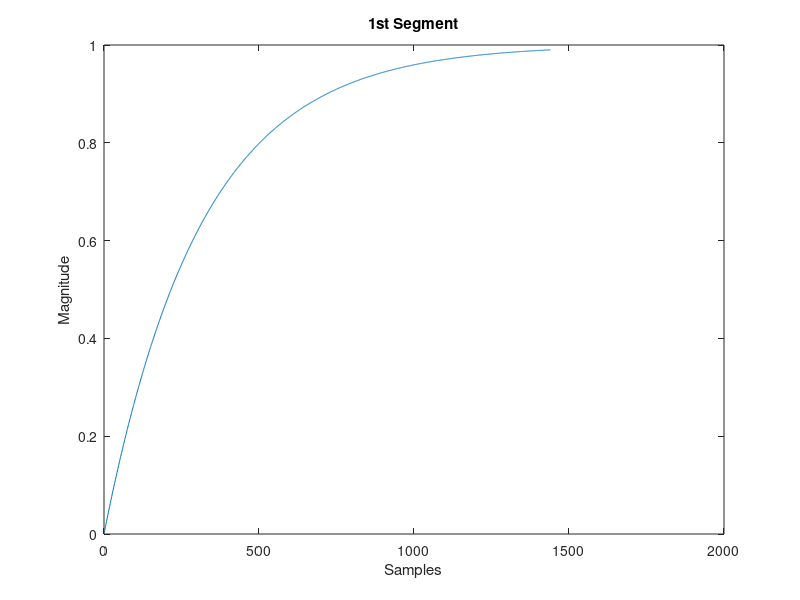
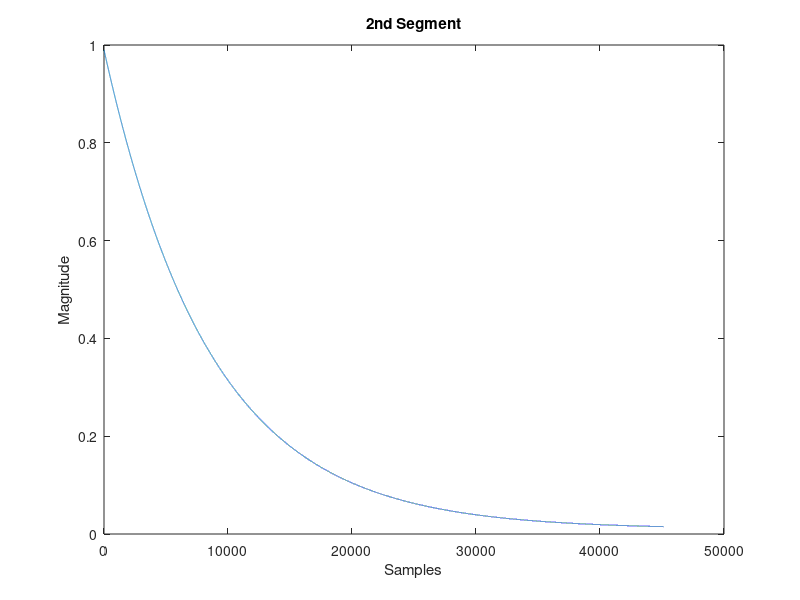
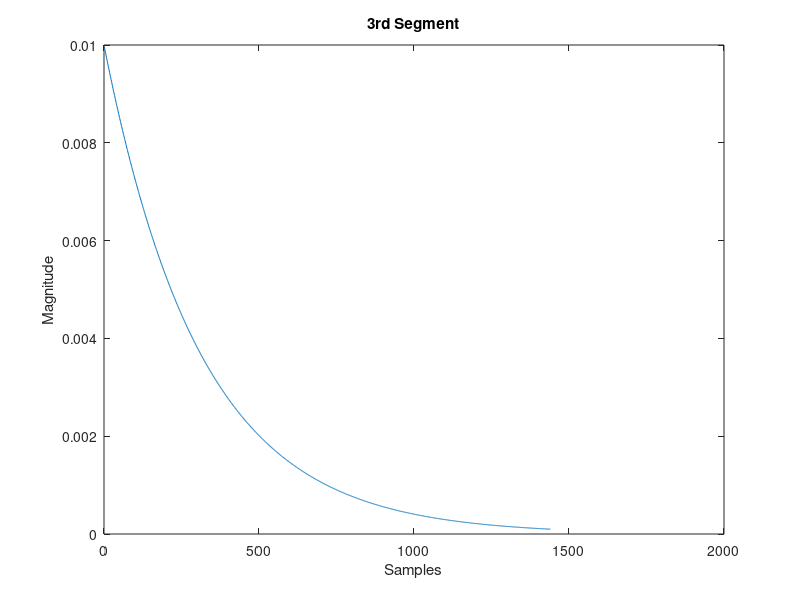
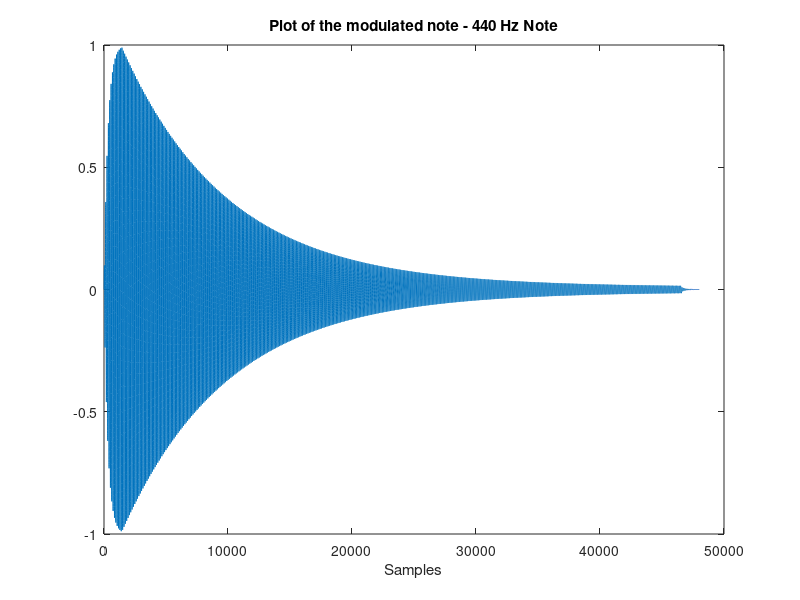

MATLAB code for these plots, in order:
% Arizona State University
% Ira Fulton School of Engineering
% Electrical Department
% EEE498 - Spring 2005: Real Time DSP


close all;

% Plotting first segment
% Sampling frequency 48Khz
% Target value for 1st segment = 1
% initial Condition = 0
% Attack Time = 30 ms -> 1440 samples

g= 0.0032;
n=0:1439;
%Closed form
y = 1- (1-g).^(n+1);

%Recursive form
g = 0.0032;
yp(1) = 0;
for i=2:1140
yp(i) = .99*g +   (1-g)*yp(i-1)  ;
end

%Plot the rising exponential
figure;
plot(y);
xlabel('Samples');
ylabel('Magnitude');
title('1st Segment');

% Plotting 2nd segment
% Sampling frequency 48Khz
% Target value for 2nd segment = 0.01 
% initial Condition = 0.999
% Sustain Time = (1000 - 30 - 30) ms - > 45120 samples
n=0:45119;
g = 0.00011697;
y1 =.01+0.98*(1-g).^(n+1);
%Recursive form
yp1(1) = 0.99;
for i=2:45120
yp1(i) = 0.01*g +   (1-g)*yp1(i-1)  ;
end
%Plot the decaying exponential

figure
plot(y1);
xlabel('Samples');
ylabel('Magnitude');
title('2nd Segment');

% Plotting 3rd segment
% Sampling frequency 48Khz
% Target value for 2nd segment = 0 
% initial Condition = 0.01
% Release Time = 30 ms - > 1440 samples.

%Closed Form
n=0:1439;
g= 0.0032;
y2 = 0.01*(1-g).^(n+1);

%Recursive form
g = 0.0032;
yp2(1) = 0.01;
for i=2:1140
yp2(i) = (1-g)*yp2(i-1)  ;
end

% Plot the 3rd segment
figure

plot(y2);
xlabel('Samples');
ylabel('Magnitude');
title('3rd Segment');

%Constructing the ADSR envelope
ADSRenv = ([y y1 y2]);


% Generating a one second sine wave 
Fs= 48000;
F = 440;
n=0:1/(Fs-1):1;
z = sin(2*pi*F*n);
% Plotting the modulated signal
figure;
plot(z.*ADSRenv);
title('Plot of the modulated note - 440 Hz Note');
xlabel('Samples');
disp('Press a key to play unmodulated sound')
pause; %wait for a key press

% Testing both umnodulated and modulated sounds

sound(z,Fs)
disp('Press a key to play modulated sound')
pause;
sound(z.*ADSRenv,Fs)

